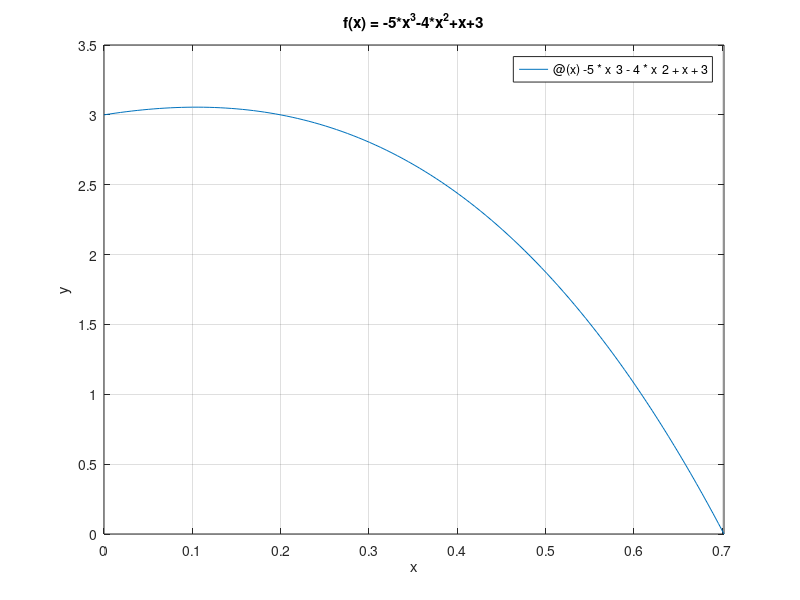

MATLAB code for this plot:
clc
%Funcion Polinomial Polinomial, Grado 3
f=@(x)-5*x^3-4*x^2+x+3;
%Grafica de la funcion intervalo x: [0,0.70208]:
fplot(f,[0,0.70208]);
grid on;
title("f(x) = -5*x^3-4*x^2+x+3");
xlabel("x");
ylabel("y");
%Encontrar los ceros de la funcion:
%Coeficientes de la funcion f(x):
P=[-5 -4 1 3];
r=roots(P);
disp("Los ceros de la funcion f(x) son: ")
disp(r);